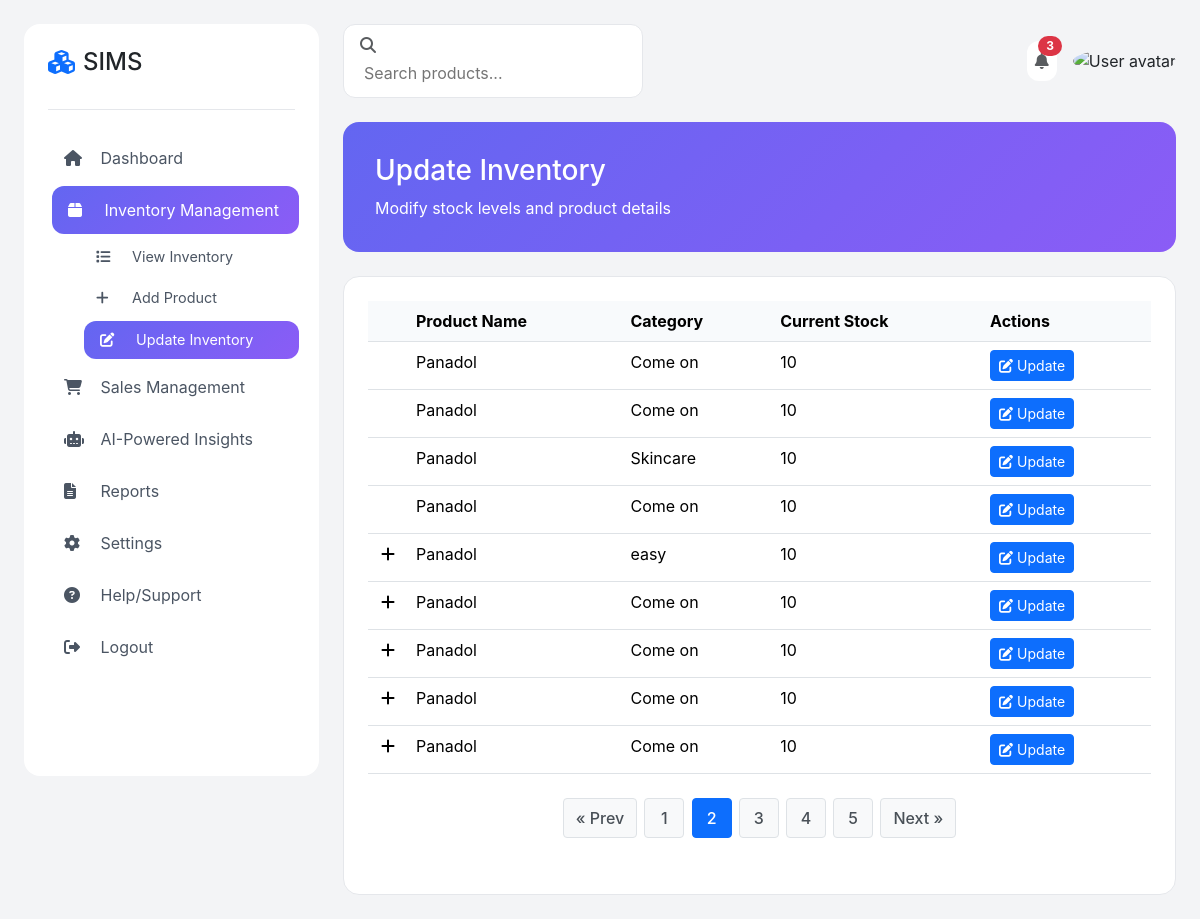
The page /inventory/updateproduct.php?page=2 (signed in) on the database its author committed.
### tables this page shows
CREATE TABLE `products` (
  `id` int(11) NOT NULL,
  `product_name` varchar(255) NOT NULL,
  `category` varchar(100) NOT NULL,
  `brand` varchar(100) DEFAULT NULL,
  `batch_number` varchar(50) DEFAULT NULL,
  `prod_date` date DEFAULT NULL,
  `exp_date` date DEFAULT NULL,
  `desc` varchar(500) DEFAULT NULL,
  `cost_price` decimal(10,2) NOT NULL,
  `price_per_packet` decimal(10,2) NOT NULL,
  `price_per_sachet` decimal(10,2) NOT NULL,
  `quantity_packet` int(11) NOT NULL,
  `quantity_per_pack` int(11) NOT NULL,
  `low_stock_alert` int(11) NOT NULL,
  `expiry_alert_days` int(11) NOT NULL,
  `created_at` timestamp NOT NULL DEFAULT current_timestamp()
);

CREATE TABLE `product_variants` (
  `id` int(11) NOT NULL,
  `product_id` int(11) NOT NULL,
  `variant_name` varchar(255) NOT NULL,
  `price_per_packet` decimal(10,2) DEFAULT NULL,
  `price_per_sachet` decimal(10,2) DEFAULT NULL,
  `qty_packet` int(11) DEFAULT NULL,
  `qty_sachet` int(11) DEFAULT NULL,
  `created_at` timestamp NOT NULL DEFAULT current_timestamp()
);

### inventory/updateproduct.php (the view, shortened to what this page needs)
<?php
include "../config/config.php";
$page = isset($_GET['page']) ? (int)$_GET['page'] : 1;
$limit = 10;
$offset = ($page - 1) * $limit;
$total_qry = "SELECT COUNT(*) as total FROM products";
$total_res = mysqli_query($connect, $total_qry);
$total_row = mysqli_fetch_assoc($total_res);
$total_products = $total_row['total'];
$total_pages = ceil($total_products / $limit);
$sel_qry = "SELECT
                p.id AS product_id,
                p.product_name,
                p.category,
                p.quantity_packet AS product_stock,
                v.id AS variant_id,
                v.variant_name,
                v.qty_packet AS variant_stock
            FROM products p
            LEFT JOIN product_variants v ON p.id = v.product_id
            ORDER BY p.id, v.id
            LIMIT $offset, $limit";
$res = mysqli_query($connect, $sel_qry);
$products = [];
if (mysqli_num_rows($res) > 0) {
    while ($row = mysqli_fetch_assoc($res)) {
        $products[$row['product_id']]['name'] = $row['product_name'];
        $products[$row['product_id']]['category'] = $row['category'];
        $products[$row['product_id']]['stock'] = $row['product_stock'];
        if ($row['variant_id']) {
            $products[$row['product_id']]['variants'][] = [
                'variant_name' => $row['variant_name'],
                'stock' => $row['variant_stock']
            ];
        }
    }
}
?>
<!DOCTYPE html>
<html lang="en">
<head>
    <link href="https://cdnjs.cloudflare.com/ajax/libs/bootstrap/5.3.2/css/bootstrap.min.css" rel="stylesheet">
    <link href="https://cdnjs.cloudflare.com/ajax/libs/font-awesome/6.4.2/css/all.min.css" rel="stylesheet">
    <link href="../style/css/style.css" rel="stylesheet">
</head>
<body>
    <div class="layout-container">
        <div class="sidebar" id="sidebar">
            <div class="logo-section">
                <h4 class="d-flex align-items-center gap-2">
                    <i class="fas fa-cubes text-primary"></i>
                    SIMS
                </h4>
            </div>
            <nav>
                <a href="../dashboard/" class="nav-link">
                    <i class="fas fa-home"></i> Dashboard
                </a>
                <a href="#" class="nav-link active" onclick="toggleSubmenu('inventory')">
                    <i class="fas fa-box"></i> Inventory Management
                </a>
                <div class="submenu show" id="inventory">
                    <a href="../inventory/" class="nav-link"><i class="fas fa-list"></i> View Inventory</a>
                    <a href="../inventory/addproduct.php" class="nav-link"><i class="fas fa-plus"></i> Add Product</a>
                    <a href="#" class="nav-link active"><i class="fas fa-edit"></i> Update Inventory</a>
                </div>
                <a href="#" class="nav-link" onclick="toggleSubmenu('sales')">
                    <i class="fas fa-shopping-cart"></i> Sales Management
                </a>
                <a href="#" class="nav-link" onclick="toggleSubmenu('ai-insights')">
                    <i class="fas fa-robot"></i> AI-Powered Insights
                </a>
                <a href="#" class="nav-link" onclick="toggleSubmenu('reports')">
                    <i class="fas fa-file-alt"></i> Reports
                </a>
                <a href="#" class="nav-link" onclick="toggleSubmenu('settings')">
                    <i class="fas fa-cog"></i> Settings
                </a>
                <a href="#" class="nav-link">
                    <i class="fas fa-question-circle"></i> Help/Support
                </a>
                <a href="../logout/" class="nav-link">
                    <i class="fas fa-sign-out-alt"></i> Logout
                </a>
            </nav>
        </div>
        <div class="main-content">
            <div class="header">
                <div class="search-box">
                    <i class="fas fa-search text-muted me-2"></i>
                    <input type="text" placeholder="Search products..." id="searchInput">
                </div>
                <div class="user-section">
                    <div class="notification-badge">
                        <i class="fas fa-bell text-muted"></i>
                        <span class="badge rounded-pill bg-danger">3</span>
                    </div>
                    <img src="/placeholder.svg?height=40&width=40" class="rounded-circle" alt="User avatar">
                </div>
            </div>
            <div class="header-section">
                <h3>Update Inventory</h3>
                <p class="mb-0">Modify stock levels and product details</p>
            </div>
            <div class="inventory-table">
                <table class="table table-hover" id="inventoryTable">
                    <thead>
                        <tr>
                            <th width="40"></th>
                            <th>Product Name</th>
                            <th>Category</th>
                            <th>Current Stock</th>
                            <th>Actions</th>
                        </tr>
                    </thead>
                    <tbody>
                        <?php foreach ($products as $product_id => $product): ?>
                            <tr class="highlight-row <?php echo ($product['stock'] <= 5) ? 'low-stock' : ''; ?>">
                                <td>
                                    <?php if (!empty($product['variants'])): ?>
                                        <span class="expand-btn" onclick="toggleVariants(<?php echo $product_id; ?>)" id="expand-<?php echo $product_id; ?>">
                                            <i class="fas fa-plus"></i>
                                        </span>
                                    <?php endif; ?>
                                </td>
                                <td><?php echo htmlspecialchars($product['name']); ?></td>
                                <td><?php echo htmlspecialchars($product['category']); ?></td>
                                <td><?php echo htmlspecialchars($product['stock']); ?></td>
                                <td>
                                    <button class="btn btn-sm btn-primary" onclick="openUpdateModal(<?php echo $product_id; ?>, '<?php echo htmlspecialchars($product['name']); ?>', <?php echo $product['stock']; ?>)">
                                        <i class="fas fa-edit me-1"></i>Update
                                    </button>
                                </td>
                            </tr>
                        <?php endforeach; ?>
                    </tbody>
                </table>
                <?php
                echo "<div class='pagination'>";
                if ($page > 1) {
                    echo "<a href='?page=" . ($page - 1) . "'>&laquo; Prev</a>";
                }
                $start_page = max(1, $page - 2);
                $end_page = min($total_pages, $page + 2);
                for ($i = $start_page; $i <= $end_page; $i++) {
                    if ($i == $page) {
                        echo "<span>$i</span>";
                    } else {
                        echo "<a href='?page=$i'>$i</a>";
                    }
                }
                if ($end_page < $total_pages) {
                    echo "<a href='?page=$total_pages'>$total_pages</a>";
                }
                if ($page < $total_pages) {
                    echo "<a href='?page=" . ($page + 1) . "'>Next &raquo;</a>";
                }
                echo "</div>";
                ?>
            </div>
        </div>
    </div>
</body>
</html>

### style/css/style.css (style rules this page uses)
:root { --primary-gradient: linear-gradient(135deg, #6366f1 0%, #8b5cf6 100%); --sidebar-width: 295px; }
body { background-color: #f3f4f6; min-height: 100vh; font-family: 'Inter', system-ui, sans-serif; }
.layout-container { display: flex; gap: 24px; padding: 24px; min-height: 100vh; }
.sidebar { width: var(--sidebar-width); background: white; border-radius: 16px; padding: 24px; position: fixed; height: calc(100vh - 48px); overflow-y: auto; transition: transform 0.3s ease; z-index: 1000; }
.logo-section { padding-bottom: 24px; margin-bottom: 24px; border-bottom: 1px solid #e5e7eb; }
.nav-link { color: #4b5563; padding: 12px 16px; border-radius: 12px; margin-bottom: 4px; transition: all 0.2s; text-decoration: none; }
.nav-link:hover, .nav-link.active { background: var(--primary-gradient); color: white; transform: translateX(4px); }
.nav-link i { width: 20px; margin-right: 12px; }
.submenu { margin-left: 32px; display: none; }
.submenu.show { display: block; }
.submenu .nav-link { font-size: 0.9rem; padding: 8px 16px; }
.main-content { margin-left: var(--sidebar-width); flex: 1; padding-left: 24px; }
.header { display: flex; justify-content: space-between; align-items: center; margin-bottom: 24px; }
.search-box { background: white; border-radius: 12px; padding: 8px 16px; width: 300px; border: 1px solid #e5e7eb; }
.search-box input { border: none; outline: none; width: 100%; padding: 4px; }
.user-section { display: flex; align-items: center; gap: 16px; }
.notification-badge { background: white; padding: 8px; border-radius: 12px; position: relative; }
.badge { position: absolute; top: -5px; right: -5px; }
.header-section { background: var(--primary-gradient); border-radius: 16px; padding: 32px; color: white; margin-bottom: 24px; }
.inventory-table { background: white; border-radius: 16px; padding: 24px; border: 1px solid #e5e7eb; }
.table th { border-top: none; background-color: #f8fafc; }

### inventory/updateproduct.php (style rules this page uses)
.expand-btn { cursor: pointer; width: 24px; display: inline-block; text-align: center; }
.pagination { display: flex; justify-content: center; margin: 1.5rem 0 2rem 0; padding: 0; gap: 0.25rem; }
.pagination a, .pagination span { display: inline-flex; align-items: center; justify-content: center; min-width: 2.5rem; height: 2.5rem; padding: 0.5rem 0.75rem; margin: 0 0.1rem; text-decoration: none; border-radius: 0.25rem; font-weight: 500; transition: all 0.2s ease; }
.pagination a { background-color: #f8f9fa; color: #495057; border: 1px solid #dee2e6; }
.pagination span { background-color: #0d6efd; color: white; border: 1px solid #0d6efd; }
.inventory-table { margin-bottom: 0; }

### rows shown on the page
products: product_name "Panadol", category "Skincare", quantity_packet "10"
product_variants: product.product_name "Panadol", product.category "easy", product.quantity_packet "10"

### other values the page prints
$product['name'] "Panadol"
$product['category'] "Come on"
$product['stock'] "10"
$total_pages "5"
